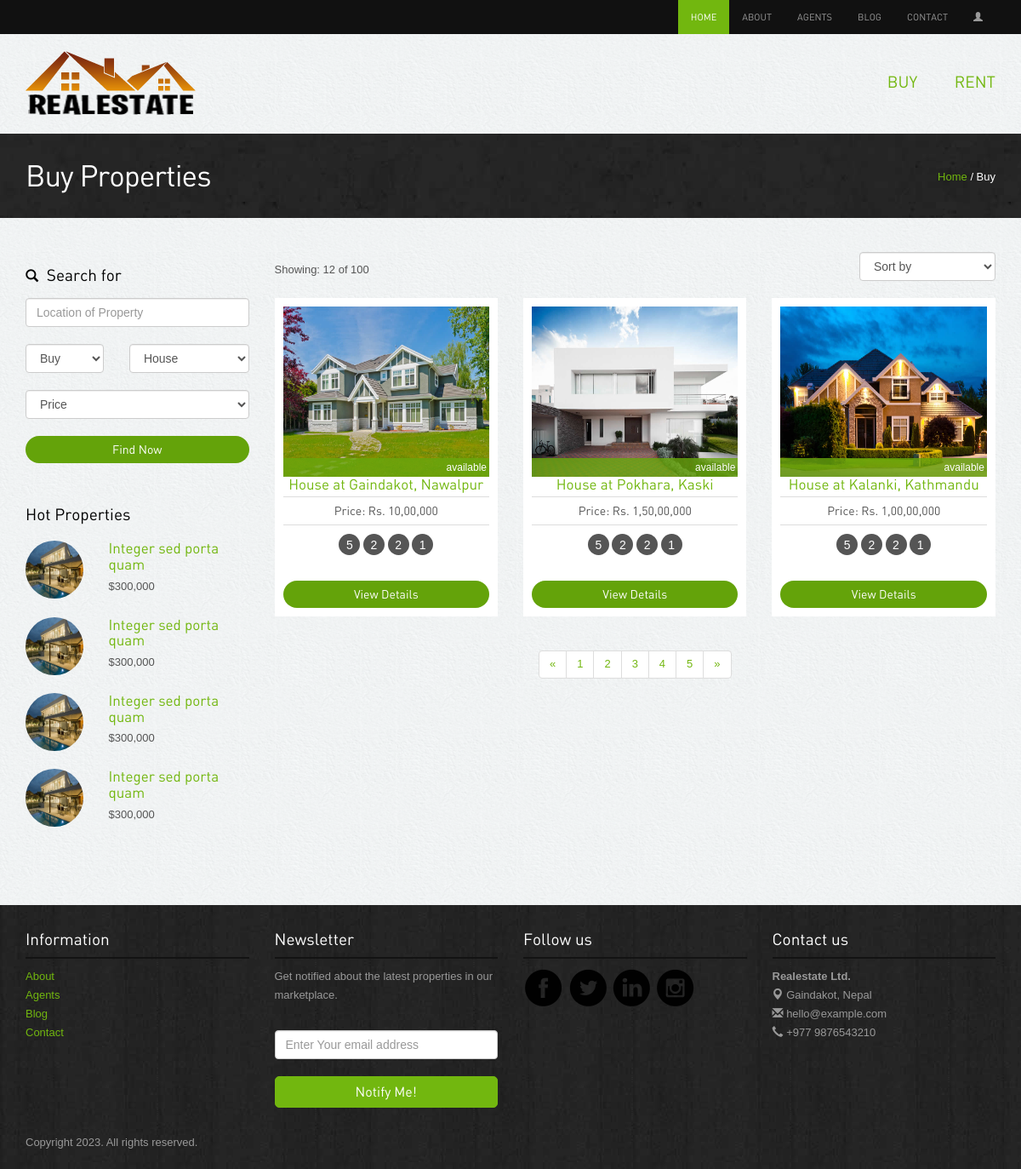
/buy/, run on the app's committed database.
### app/models.py (models this page shows)
class Property(models.Model):
    STATUS_CHOICES = [
        ("available", "Available"),
        ("rented", "Rented"),
        ("sold", "Sold"),
    ]
    TYPE_CHOICES = [
        ("House", "House"),
        ("Land", "Land"),
        ("Apartment", "Apartment"),
        ("Commercial", "Commercial"),
    ]
    FOR_CHOICES = [
        ("buyer", "Buyer"),
        ("renter", "Renter"),
    ]
    property_type = models.CharField(
        max_length=100, choices=TYPE_CHOICES, default="select"
    )
    property_for = models.CharField(
        max_length=20, choices=FOR_CHOICES, default="select"
    )
    image = models.ImageField(blank=True, upload_to=image_validations)
    price = models.CharField(max_length=20, blank=True)
    city = models.CharField(max_length=50)
    district = models.CharField(max_length=200)
    zip_code = models.CharField(max_length=20)
    description = models.TextField()
    status = models.CharField(
        max_length=20, choices=STATUS_CHOICES, default="available"
    )
    def __str__(self):
        return f"{self.property_type} at {self.city}, {self.district}"

### app/views.py (the view)
# urls.py: path("buy/", views.buypage, name="buy"),
def buypage(request):
    properties = Property.objects.filter(property_for="buyer")
    return render(request, "buy.html", {"properties": properties})

### templates/buy.html (shortened to what this page needs)
{% extends 'home.html' %}
{% load static %}
{% block content %}
<div class="inside-banner">
  <div class="container">
    <span class="pull-right"><a href="{% url 'home' %}">Home</a> / Buy</span>
    <h2>{% block PageHeading %}Buy Properties {% endblock %}</h2>
  </div>
</div>
<div class="container">
  <div class="properties-listing spacer">
    <div class="row">
      <div class="col-lg-3 col-sm-4 ">
        <div class="search-form">
          <h4><span class="glyphicon glyphicon-search"></span> Search for</h4>
          <form action="{% url 'search-result' %}" method="get">
            <input type="text" name="location" class="form-control" placeholder="Location of Property">
            <div class="row">
              <div class="col-lg-5">
                <select class="form-control" name="property_for">
                  <option>Buy</option>
                </select>
              </div>
              <div class="col-lg-7">
                <select class="form-control" name="property_type">
                  <option>House</option>
                </select>
              </div>
            </div>
            <div class="row">
              <div class="col-lg-12">
                <select class="form-control" name="price_range">
                  <option>Price</option>
                </select>
              </div>
            </div>
            <button class="btn btn-primary">Find Now</button>
          </form>
        </div>
        <div class="hot-properties hidden-xs">
          <h4>Hot Properties</h4>
          <div class="row">
            <div class="col-lg-4 col-sm-5"><img src="{% static 'images/properties/1.jpg' %}"
                class="img-responsive img-circle" alt="properties"></div>
            <div class="col-lg-8 col-sm-7">
              <h5><a href="property-detail.php">Integer sed porta quam</a></h5>
              <p class="price">$300,000</p>
            </div>
          </div>
          <div class="row">
            <div class="col-lg-4 col-sm-5"><img src="{% static 'images/properties/1.jpg' %}"
                class="img-responsive img-circle" alt="properties"></div>
            <div class="col-lg-8 col-sm-7">
              <h5><a href="property-detail.php">Integer sed porta quam</a></h5>
              <p class="price">$300,000</p>
            </div>
          </div>
          <div class="row">
            <div class="col-lg-4 col-sm-5"><img src="{% static 'images/properties/1.jpg' %}"
                class="img-responsive img-circle" alt="properties"></div>
            <div class="col-lg-8 col-sm-7">
              <h5><a href="property-detail.php">Integer sed porta quam</a></h5>
              <p class="price">$300,000</p>
            </div>
          </div>
          <div class="row">
            <div class="col-lg-4 col-sm-5"><img src="{% static 'images/properties/1.jpg' %}"
                class="img-responsive img-circle" alt="properties"></div>
            <div class="col-lg-8 col-sm-7">
              <h5><a href="property-detail.php">Integer sed porta quam</a></h5>
              <p class="price">$300,000</p>
            </div>
          </div>
        </div>
      </div>
      <div class="col-lg-9 col-sm-8">
        <div class="sortby clearfix">
          <div class="pull-left result">Showing: 12 of 100 </div>
          <div class="pull-right">
            <select class="form-control">
              <option>Sort by</option>
            </select>
          </div>
        </div>
        <div class="row">
          {% for property in properties %}
          <div class="col-lg-4 col-sm-6">
            <div class="properties">
              <div class="image-holder"><img src="{{property.image.url}}" class="img-responsive" alt="properties"
                  style="width: 250px; height:200px;">
                <div class=" status sold">{{property.status}}</div>
              </div>
              <h5><a href="{% url 'property-details' 'buy' property.pk %}">{{property}}</a></h5>
              <p class="price">Price: {{property.price}}</p>
              <div class="listing-detail"><span data-toggle="tooltip" data-placement="bottom"
                  data-original-title="Bed Room">5</span> <span data-toggle="tooltip" data-placement="bottom"
                  data-original-title="Living Room">2</span> <span data-toggle="tooltip" data-placement="bottom"
                  data-original-title="Parking">2</span> <span data-toggle="tooltip" data-placement="bottom"
                  data-original-title="Kitchen">1</span> </div>
              <a class="btn btn-primary" href="{% url 'property-details' 'buy' property.pk %}">View Details</a>
            </div>
          </div>
          {% endfor %}
        </div>
        <div class="center">
          <ul class="pagination">
            <li><a href="#">«</a></li>
            <li><a href="#">1</a></li>
            <li><a href="#">2</a></li>
            <li><a href="#">3</a></li>
            <li><a href="#">4</a></li>
            <li><a href="#">5</a></li>
            <li><a href="#">»</a></li>
          </ul>
        </div>
      </div>
    </div>
  </div>
</div>
{% endblock %}

### static/assets/style.css (style rules this page uses)
body { color:#555; font:normal 13px/22px Arial; background:url(../images/bgmain.png) #eee; }
h1,h2,h3,h4,h5 { font-weight:normal; font-family: din;margin: 0;padding: 0;color: #000 }
h2 { font-size: 35px; letter-spacing: -1px;margin-bottom: 20px; }
h4 { margin: 10px 0; font-size: 19px; }
h5 { margin: 0 0 5px 0; font-size: 17px; }
h4 span { margin-right: 5px; font-size: 15px; }
p { margin-bottom: 30px; }
a { color:#72b70f; text-decoration:none;outline: none; }
.spacer { margin-top: 40px;margin-bottom:40px; }
.center { text-align: center; }
select,input { outline: 0; margin-bottom: 20px; }
.btn { border-radius: 5px; font-family: din; outline: none; }
.btn-primary { background: #64a30a;border:none;width: 100%;border-radius: 20px; }
.properties-listing div.properties { padding: 10px; background-color: #fff;text-align: center; margin-bottom: 20px; }
.properties-listing div.properties .image-holder { position: relative; }
.properties-listing div.properties .status { position: absolute;bottom: 0;z-index: 100;display: block;width: 100%;color: #fff;padding:0 3px;text-align: right; font-size: 12px; }
.properties-listing div.properties p { margin-bottom: 10px; font-size: 14px;border-top: 1px solid #ddd;border-bottom: 1px solid #ddd;padding: 5px 0;font-family: din; }
.listing-detail { margin-bottom: 30px; }
.listing-detail span { color: #fff; width: 25px; height: 25px; background-color: #555;display: inline-block;border-radius:25px; text-align: center;line-height: 26px; font-size: 14px;cursor: crosshair; }
.status.sold { background:rgba(104,167,13,0.8); }
.inside-banner { background:url(../images/bginside.jpg) #222;color: #fff; padding: 30px 0; }
.inside-banner h2 { margin: 0; color: #fff; }
.inside-banner span { margin-top: 10px; }
.search-form { margin-bottom: 50px; }
.search-form h4 { margin: 17px 0; }
.hot-properties { margin-bottom: 50px; }
.hot-properties img { width: 68px; height: 68px; }
.hot-properties h4 { margin-bottom: 20px; }
.hot-properties .row { margin-bottom: 20px; }
.hot-properties .row p { margin-bottom: 5px; }
.sortby .result { margin-top: 10px; }

### data on the page
Property: image (picture), status "available", property_type+city+district "House at Gaindakot, Nawalpur", price "Rs. 10,00,000"
Property: image (picture), status "available", property_type+city+district "House at Pokhara, Kaski", price "Rs. 1,50,00,000"
Property: image (picture), status "available", property_type+city+district "House at Kalanki, Kathmandu", price "Rs. 1,00,00,000"
